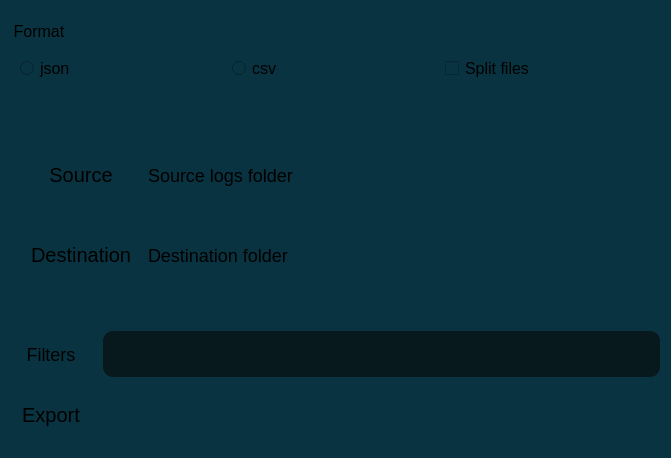
<?xml version="1.0" encoding="UTF-8"?>
<ui version="4.0">
 <class>export_window_main</class>
 <widget class="QWidget" name="export_window_main">
  <property name="geometry">
   <rect>
    <x>0</x>
    <y>0</y>
    <width>671</width>
    <height>458</height>
   </rect>
  </property>
  <property name="maximumSize">
   <size>
    <width>16777215</width>
    <height>458</height>
   </size>
  </property>
  <property name="windowTitle">
   <string>Form</string>
  </property>
  <property name="styleSheet">
   <string notr="true">* {
	background-color: rgb(9, 51, 64); 
	border-radius: 10px;
	font-size: 16px;
}

QLabel {
	font-size: 18px;
}

QLineEdit {
	background-color: rgb(8, 25, 29);
	font-size: 20px;
	padding: 10px;
	qproperty-frame: false ;
}

QLineEdit:focus{
	outline: none !important;
	border: 2px solid rgb(45, 75, 99)
}

QPushButton {
	border: 1px solid transparent;
	font-size: 20px;
	padding: 10px 10px;
	text-align: center;
}

QPushButton:disabled {
	color: rgba(255, 255, 255, 100);
}</string>
  </property>
  <layout class="QGridLayout" name="gridLayout" rowstretch="0,0,0,0,0">
   <item row="3" column="0">
    <widget class="QLabel" name="label_3">
     <property name="text">
      <string>Filters</string>
     </property>
     <property name="alignment">
      <set>Qt::AlignCenter</set>
     </property>
     <property name="indent">
      <number>-1</number>
     </property>
    </widget>
   </item>
   <item row="3" column="2">
    <widget class="QLineEdit" name="filters_input"/>
   </item>
   <item row="1" column="0" colspan="3">
    <widget class="QFrame" name="central_frame">
     <property name="maximumSize">
      <size>
       <width>16777215</width>
       <height>201</height>
      </size>
     </property>
     <property name="styleSheet">
      <string notr="true"/>
     </property>
     <property name="frameShape">
      <enum>QFrame::StyledPanel</enum>
     </property>
     <property name="frameShadow">
      <enum>QFrame::Raised</enum>
     </property>
     <layout class="QGridLayout" name="gridLayout_2" columnstretch="0,1">
      <item row="0" column="0">
       <widget class="QPushButton" name="source_btn">
        <property name="cursor">
         <cursorShape>PointingHandCursor</cursorShape>
        </property>
        <property name="styleSheet">
         <string notr="true"/>
        </property>
        <property name="text">
         <string>Source</string>
        </property>
        <property name="color" stdset="0">
         <string>primary</string>
        </property>
       </widget>
      </item>
      <item row="0" column="1">
       <widget class="QLabel" name="source_label">
        <property name="font">
         <font>
          <pointsize>-1</pointsize>
         </font>
        </property>
        <property name="acceptDrops">
         <bool>true</bool>
        </property>
        <property name="styleSheet">
         <string notr="true"/>
        </property>
        <property name="text">
         <string>Source logs folder</string>
        </property>
       </widget>
      </item>
      <item row="1" column="0">
       <widget class="QPushButton" name="destination_btn">
        <property name="cursor">
         <cursorShape>PointingHandCursor</cursorShape>
        </property>
        <property name="styleSheet">
         <string notr="true"/>
        </property>
        <property name="text">
         <string>Destination</string>
        </property>
        <property name="color" stdset="0">
         <string>primary</string>
        </property>
       </widget>
      </item>
      <item row="1" column="1">
       <widget class="QLabel" name="destination_label">
        <property name="font">
         <font>
          <pointsize>-1</pointsize>
         </font>
        </property>
        <property name="acceptDrops">
         <bool>true</bool>
        </property>
        <property name="styleSheet">
         <string notr="true"/>
        </property>
        <property name="text">
         <string>Destination folder</string>
        </property>
       </widget>
      </item>
     </layout>
    </widget>
   </item>
   <item row="4" column="0">
    <widget class="QPushButton" name="start_export_btn">
     <property name="cursor">
      <cursorShape>PointingHandCursor</cursorShape>
     </property>
     <property name="styleSheet">
      <string notr="true"/>
     </property>
     <property name="text">
      <string>Export</string>
     </property>
     <property name="color" stdset="0">
      <string>highlight</string>
     </property>
    </widget>
   </item>
   <item row="0" column="0" colspan="3">
    <widget class="QGroupBox" name="format_groupbox">
     <property name="maximumSize">
      <size>
       <width>16777215</width>
       <height>80</height>
      </size>
     </property>
     <property name="styleSheet">
      <string notr="true"/>
     </property>
     <property name="title">
      <string>Format</string>
     </property>
     <layout class="QHBoxLayout" name="horizontalLayout">
      <property name="topMargin">
       <number>25</number>
      </property>
      <item>
       <widget class="QRadioButton" name="json_btn">
        <property name="text">
         <string>json</string>
        </property>
       </widget>
      </item>
      <item>
       <widget class="QRadioButton" name="csv_btn">
        <property name="text">
         <string>csv</string>
        </property>
       </widget>
      </item>
      <item>
       <widget class="QCheckBox" name="split_file_btn">
        <property name="text">
         <string>Split files</string>
        </property>
       </widget>
      </item>
     </layout>
    </widget>
   </item>
  </layout>
 </widget>
 <resources/>
 <connections/>
</ui>
